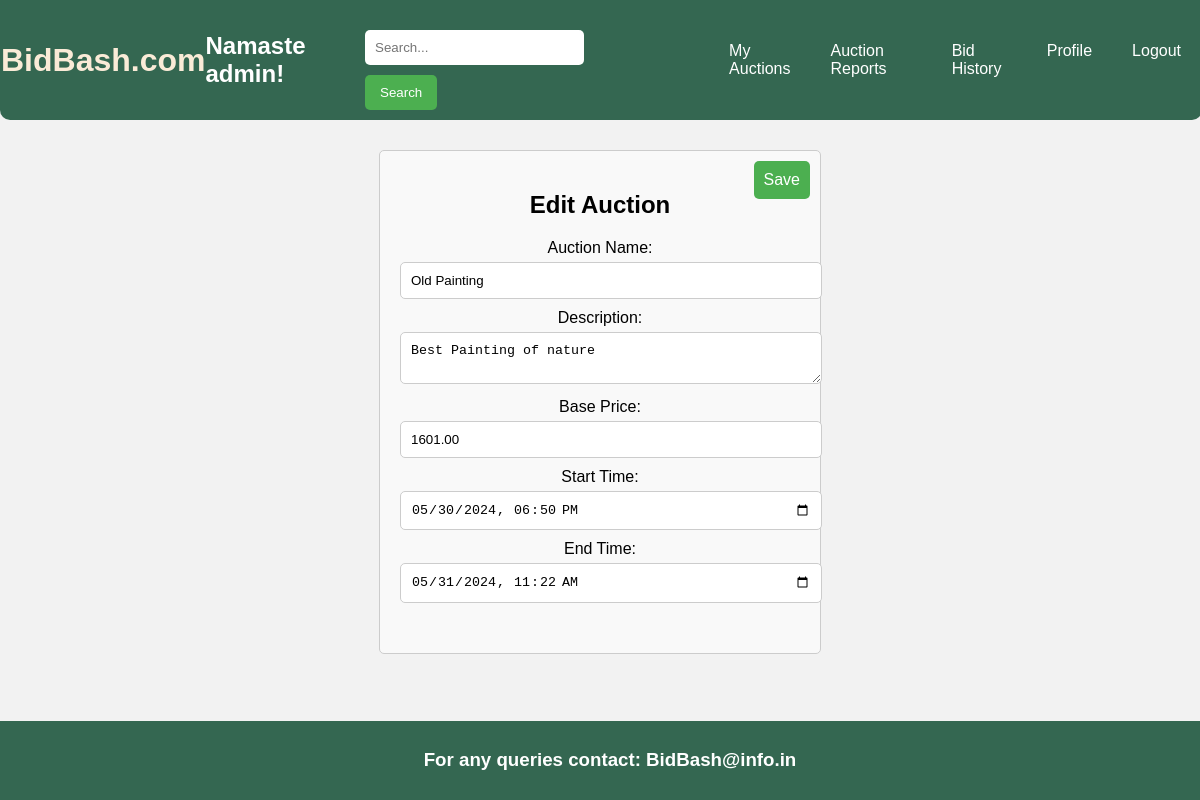
Page /edit_auction/5/ (signed in) on the committed database.
### myapp/models.py (models this page shows, shortened)
class User(AbstractUser):
    contact_no = models.IntegerField(null=True)
    email = models.EmailField(max_length=254)
    first_name = models.CharField(max_length=30)
    last_name = models.CharField(max_length=30)

class AuctionItem(models.Model):
    name = models.CharField(max_length=100)
    description = models.TextField()
    category = models.CharField(max_length=100)
    seller = models.ForeignKey(User, on_delete=models.CASCADE)
    base_price = models.DecimalField(max_digits=10, decimal_places=2)
    start_time = models.DateTimeField()
    end_time = models.DateTimeField()
    highest_bid = models.DecimalField(max_digits=10, decimal_places=2, default=0)  # Set default value

### myapp/views.py (the view)
# urls.py: path('edit_auction/<int:auction_id>/', views.edit_auction, name='edit_auction'),
def edit_auction(request, auction_id):
    auction = AuctionItem.objects.get(id=auction_id)
    if request.method == 'POST':
        form = EditAuctionForm(request.POST, instance=auction)
        if form.is_valid():
            form.save()
            return redirect('my_auctions')
    else:
        form = EditAuctionForm(instance=auction)
    return render(request, 'UserSide/edit_auction.html', {'form': form, 'auction': auction})

### myapp/forms.py
class EditAuctionForm(forms.ModelForm):
    class Meta:
        model = AuctionItem
        fields = ['name', 'description', 'base_price', 'start_time', 'end_time']

### templates/UserSide/edit_auction.html (shortened to what this page needs)
{% extends 'UserSide/base.html' %}
{% block body %}
{% if user.is_authenticated %}
<div style="max-width: 400px; margin: 0 auto; padding: 20px; border: 1px solid #ccc; border-radius: 5px; background-color: #f9f9f9; text-align: center; position: relative;">
    <form method="post" action="{% url 'edit_auction' auction.id %}" style="width: 100%; margin-bottom: 20px;">
        <h1 style="font-size: 24px; margin-bottom: 20px;">Edit Auction
            <button type="submit" style="position: absolute; top: 10px; right: 10px; padding: 10px; background-color: #4CAF50; color: white; border: none; border-radius: 5px; cursor: pointer; font-size: 16px;">Save</button>
        </h1>
        <label for="name">Auction Name:</label>
        <input type="text" name="name" id="name" value="{{ auction.name }}" style="width: 100%; margin-bottom: 10px; padding: 10px; border: 1px solid #ccc; border-radius: 5px;" placeholder="Auction Name" required>
        <label for="description">Description:</label>
        <textarea name="description" id="description" style="width: 100%; margin-bottom: 10px; padding: 10px; border: 1px solid #ccc; border-radius: 5px;" placeholder="Description" required>{{ auction.description }}</textarea>
        <label for="base_price">Base Price:</label>
        <input type="number" name="base_price" id="base_price" value="{{ auction.base_price }}" style="width: 100%; margin-bottom: 10px; padding: 10px; border: 1px solid #ccc; border-radius: 5px;" placeholder="Base Price" required>
        <label for="start_time">Start Time:</label>
        <input type="datetime-local" name="start_time" id="start_time" value="{{ auction.start_time|date:'Y-m-d\TH:i'  }}" style="width: 100%; margin-bottom: 10px; padding: 10px; border: 1px solid #ccc; border-radius: 5px;" placeholder="Start Time" required>
        <label for="end_time">End Time:</label>
        <input type="datetime-local" name="end_time" id="end_time" value="{{ auction.end_time |date:'Y-m-d\TH:i' }}" style="width: 100%; margin-bottom: 10px; padding: 10px; border: 1px solid #ccc; border-radius: 5px;" placeholder="End Time" required>
    </form>
</div>
{% else %}
<script type="text/javascript">
    window.location.href = "{% url 'login' %}";
</script>
{% endif %}
{% endblock %}

### templates/UserSide/base.html (shortened to what this page needs)
<!DOCTYPE html>
<html lang="en">
<head>
    {% load static %}
    <link rel="stylesheet" href="{% static 'styles.css' %}">
</head>
<body>
    <header>
        <a href="{% url 'home' %}" style="text-decoration:none; color: antiquewhite;"><h1>BidBash.com</h1></a>
        {% if user.is_authenticated %}
        <h2>Namaste {{ user.username }}!</h2>
        {% endif %}
        <div class="search-bar">
            <form action="{% url 'search_products' %}" method="GET">
                <input type="text" name="q" placeholder="Search...">
                <button type="submit">Search</button>
            </form>
        </div>
        <div class="menu">
            <a class="menu-icon" href="{% url 'my_auctions' %}">My Auctions</a>
            <a class="menu-icon" href="{% url 'auction_reports' %}">Auction Reports</a>
            <a class="menu-icon" href="{% url 'bid_history' %}">Bid History</a>
            <a class="menu-icon" href="{% url 'profile' %}">Profile</a>
            <a class="menu-icon" href="{% url 'logout' %}">Logout</a>
        </div>
    </header>
    <div class="content">
        {% block body %}
        {% endblock body %}
    </div>
    <footer>
        <h3>For any queries contact: BidBash@info.in</h3>
    </footer>
</body>
</html>

### static/styles.css (style rules this page uses)
body { font-family: Arial, sans-serif; margin: 0; padding: 0; background-color: #f2f2f2; min-height: 100vh; position: relative; }
header { background-color: #346751; color: #fff; border-radius: 0 0 10px 10px; padding: 10px 1px; display: flex; justify-content: space-between; align-items: center; position: fixed; top: 0; left: 0; width: 100%; z-index: 1000; }
.content { padding-top: 150px; padding-bottom: 60px; }
.search-bar { display: flex; width: 400px; }
.search-bar input[type="text"] { padding: 10px; width: 70%; border: none; border-radius: 5px; margin-right: 10px; }
.search-bar button { padding: 10px 15px; background-color: #4CAF50; color: white; border: none; border-radius: 5px; cursor: pointer; }
.menu { display: flex; }
.menu-icon { text-decoration: none; margin-left: 20px; margin-right: 20px; color: #fff; }
footer { position: absolute; bottom: 0; width: 100%; background-color: #346751; color: #fff; padding: 10px; text-align: center; }
form { margin-top: 20px; }
label { display: block; margin-bottom: 5px; }
input[type="email"], input[type="text"] { width: 100%; padding: 10px; margin-bottom: 10px; border: 1px solid #ccc; border-radius: 5px; }
button { padding: 10px 20px; background-color: #4CAF50; color: #fff; border: none; border-radius: 5px; cursor: pointer; }

### rows in the picture
User: username "admin"
AuctionItem: name "Old Painting", description "Best Painting of nature", base_price "1601.00", start_time "05/30/2024 18:50", end_time "05/31/2024 11:22"
